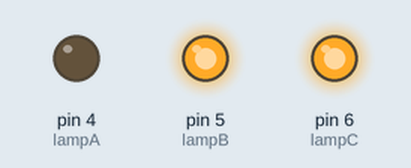
Recording of a sketch running on a simulated Arduino Uno, built with avr-gcc and run on an emulated ATmega328P. Parts: output pins drawn as LEDs (lit = HIGH).

Above: at 0.5 s.
At 1.5 s:
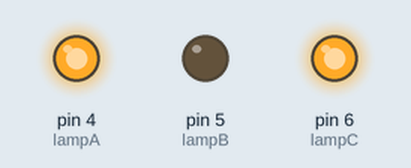
At 5.5 s:
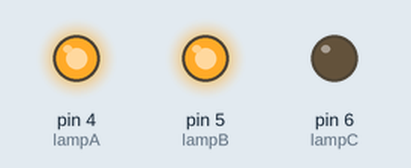
Timing chart, 0 to 6.9 s (numbered marks = the images above):
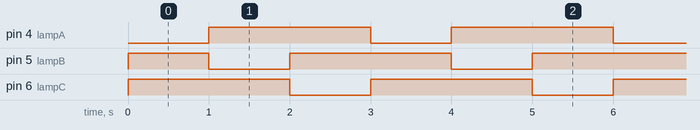

Measured:
- by itself, pin 4 (lampA), pin 6 (lampC): alternates HIGH for 2.0 s and LOW for 1.0 s
- by itself, pin 5 (lampB): repeats every 3.0 s: LOW 1.0 s, HIGH 2.0 s
- by itself, everything shown: repeats every 3.0 s, in 3 steps

The sketch:

lightSeries2.ino
```cpp
int lampA = 4;
int lampB = 5;
int lampC = 6;

void setup() {
  pinMode(lampA, OUTPUT);
  pinMode(lampB, OUTPUT);
  pinMode(lampC, OUTPUT);

}

void loop() {
  digitalWrite(lampA, LOW);
  digitalWrite(lampB, HIGH);
  digitalWrite(lampC, HIGH);
  delay(1000);
  digitalWrite(lampA, HIGH);
  digitalWrite(lampB, LOW);
  digitalWrite(lampC, HIGH);
  delay(1000);
  digitalWrite(lampA, HIGH);
  digitalWrite(lampB, HIGH);
  digitalWrite(lampC, LOW);
  delay(1000);
}
```
